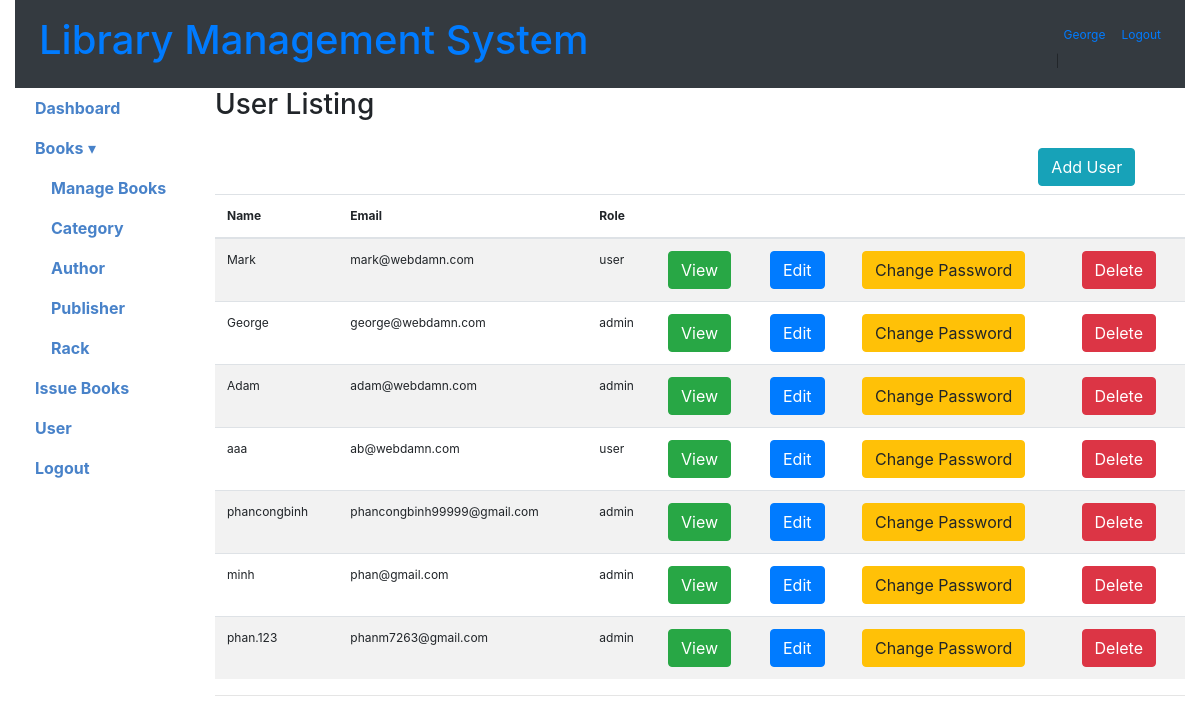
Screenshot of /users (signed in) with the database file from the repository.
### tables this page shows
CREATE TABLE user (
  id INTEGER NOT NULL PRIMARY KEY AUTOINCREMENT,
  first_name TEXT,
  last_name TEXT,
  email TEXT UNIQUE,
  password TEXT,
  role TEXT CHECK(role IN ('admin', 'user')) DEFAULT 'admin'
);

### app.py (the view)
@app.route('/users', methods=['GET', 'POST'])
def users():
    if 'loggedin' in session:
        if session.get('role') == 'admin':
            conn = get_db_connection()
            cursor = conn.cursor()
            cursor.execute('SELECT * FROM user')
            users = cursor.fetchall()
            conn.close()
            return render_template('users.html', users=users)
        else:
            flash('This URL is accessible to administrators only.')
            return redirect(url_for('dashboard'))
    return redirect(url_for('login'))

### app.py (called while the page is built)
def get_db_connection():
    conn = sqlite3.connect('library-system.db')
    conn.row_factory = sqlite3.Row
    return conn

### templates/users.html (shortened to what this page needs)
{% include 'header.html' %}
<body>
  <div class="container-fluid" id="main">
	{% include 'top_menus.html' %}
    <div class="row row-offcanvas row-offcanvas-left">
	  {% include 'left_menus.html' %}
      <div class="col-md-9 col-lg-10 main">
		<h3>User Listing</h3>
			<br>
			<div class="float-right mb-2 col-md-2">
				<button type="button" id="addUser" class="btn btn-info" title="Add book"><span class="glyphicon glyphicon-plus">Add User</span></button>
			</div>
			<br><br>
			<table class="table table-striped">
			<thead>
			  <tr>
				<th>Name</th>
				<th>Email</th>
				<th>Role</th>
				<th></th>
				<th></th>
				<th></th>
				<th></th>
			  </tr>
			</thead>
			<tbody>
			  {% for user in users %}
			  <tr>
				<td>{{user.first_name}}</td>
				<td>{{user.email}}</td>
				<td>{{user.role}}</td>
				<td><a href="{{url_for('view_user', userid=user.id)}}" class="btn btn-success">View</a></td>
				<td><a href="{{url_for('edit_user', userid=user.id)}}" class="btn btn-primary">Edit</a></td>
				<td><a href="{{url_for('password_change', userid=user.id)}}" class="btn btn-warning">Change Password</a></td>
				<td><a href="{{url_for('delete_user', userid=user.id)}}" class="btn btn-danger">Delete</a></td>
			  </tr>
			{% endfor %}
			</tbody>
		  </table>
        <hr>
       </div>
      </div>
    </div>
  </body>
</html>

### templates/top_menus.html (shortened to what this page needs)
<nav class="navbar navbar-expand-sm bg-dark">
    <div class="navbar-collapse collapse" id="collapsingNavbar">
      <ul class="navbar-nav">
        <li class="nav-item active">
           <h1><a class="nav-link" href="#">Library Management System <span class="sr-only">LMS</span></a></h1>
        </li>
      </ul>
	  <ul class="navbar-nav ml-auto">
		{% if session['userid'] %}
			<li class="nav-item">
				<a class="nav-link" href="#">{{session.name}} </a> |
			</li>
			<li class="nav-item">
			  <a class="nav-link" href="{{ url_for('logout') }}"> Logout</a>
			</li>
		{% else %}
			<li class="nav-item">
				  <a class="nav-link" href="index.php">Login</a>
			</li>
		{% endif %}
      </ul>
    </div>
  </nav>

### static/style/dashboard.css (style rules this page uses)
body { font-size:12px; }

### rows the page displays
user: name "George", first_name "George", email "george@webdamn.com", role "admin"
user: first_name "Mark", email "mark@webdamn.com", role "user"
user: first_name "Adam", email "adam@webdamn.com", role "admin"
user: first_name "aaa", email "ab@webdamn.com", role "user"
user: first_name "phancongbinh", email "phancongbinh99999@gmail.com", role "admin"
user: first_name "minh", email "phan@gmail.com", role "admin"
user: first_name "phan.123", email "phanm7263@gmail.com", role "admin"
